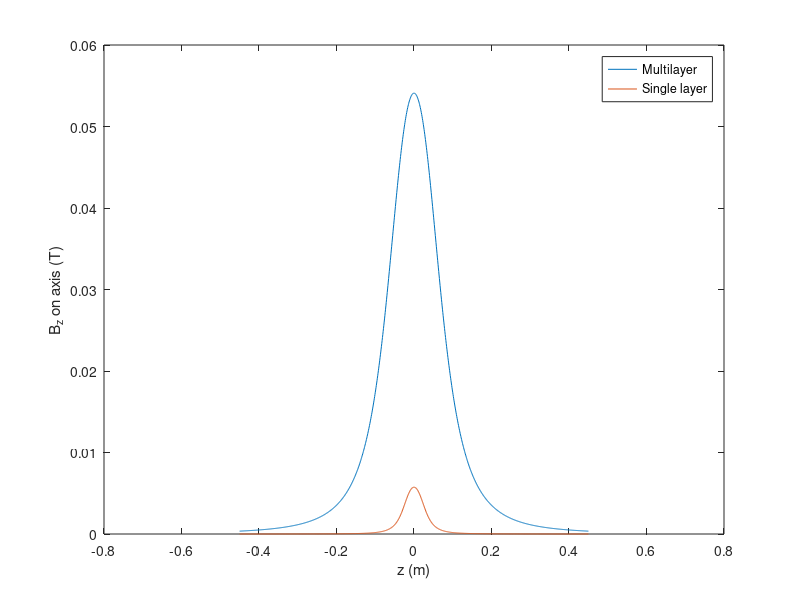

This chart was generated by the following MATLAB code: (Note: this script raises an error after producing the figure.)
%% Initial parameters
% Constants %
uo=4*pi*10^-7; % Diamagnetic vac const.H/mm
I=8; % Max current A
% Magnet field %
tic
% Estimated values %
a=99.5*10^-3; % Solenoid heigth 
b=41.8*10^-3; % Solenoid width 
ri=30*10^-3; % Solenoid inner radius
Ne=1000; % Number of windings
rm=ri+a/2;
ce=sqrt(-(b^2-a^2)/12);
re=rm*(1+(a^2)/(24*rm^2));
em=9.1*10^-31; % Electron mass
eq=1.6*10^-19; % Electron mass
vc=3*10^8;
ro=0.0272;
co=0;
No=541;
pz=sqrt(2*(3.5*10^6*eq)*em); % Given electron impulse
%
Bz = @(z, r,c, N) ((uo*N*I*((((r+i*c).^2)./(((z.^2)+(r+i*c).^2).^1.5))+(((r-i*c).^2)./(((z.^2)+(r-i*c).^2).^1.5)))/4));
Bzs =@(z, l, N, r) ((uo*N*I*((((z+l./2))./(sqrt((r.^2)+(z+l./2).^2)))-(((z-l./2))./(sqrt((r.^2)+(z-l./2).^2))))/2));
d1Bz=@(z,r,c,N) N.*(z.*1.0./((c.*1i-r).^2+z.^2).^(5.0./2.0).*(c.*1i-r).^2.*3.0+z.*1.0./(z.^2+(c.*1i+r).^2).^(5.0./2.0).*(c.*1i+r).^2.*3.0).*(-2.513274122871835e-6);
d2Bz=@(z,r,c,N)N.*(1.0./((c.*1i-r).^2+z.^2).^(5.0./2.0).*(c.*1i-r).^2.*3.0+1.0./(z.^2+(c.*1i+r).^2).^(5.0./2.0).*(c.*1i+r).^2.*3.0-z.^2.*1.0./((c.*1i-r).^2+z.^2).^(7.0./2.0).*(c.*1i-r).^2.*1.5e+1-z.^2.*1.0./(z.^2+(c.*1i+r).^2).^(7.0./2.0).*(c.*1i+r).^2.*1.5e+1).*(-2.513274122871835e-6);
F3= @(r,c, N) -integral(@(z) Bz3(z,r,c, N), -inf, inf)./2;
F4= @(r,c, N) integral(@(z) Bz4(z,r,c, N), -inf, inf);
F2= @(r,c, N) 2*integral(@(z) Bz2(z,r,c, N), 0, inf);
% 
xsol = linspace(-0.45,0.45,1024);
xsol = xsol(:);
figure(1)
plot( xsol, Bz(xsol, re, ce, Ne), xsol, Bzs(xsol, b, Ne, ri));
xlabel('z (m)');
ylabel('B_z on axis (T)');
legend('Multilayer','Single layer');
%
zsol= -0.4:0.0001:0.4;
xrsq= linspace(0000001,0.008,10^3);
xrsq=xrsq(:);
yc=linspace(0.000001,0.04,10^3);
yc=yc(:);
F3plot=@(r, c) abs(F3( r, c, No));
F3plot2=@(r, c) abs(F3(r,c, 1000));
F3plot05=@(r, c) abs(F3(r,c, 250));
figure( 3)
fmesh(F3plot, [0.02 0.04 0.000001 0.05])
hold on
fmesh(F3plot2, [0.02 0.04 0.000001 0.05])
fmesh(F3plot05, [0.02 0.04  0.000001 0.05])
xlabel('Rsq');
ylabel('c');
zlabel('F3'); 
hold off
figure(4)
plot(zsol, Bz(zsol, ro, co, No) )
figure( 5)
plot(zsol, d1Bz(zsol,  ro, co, No),zsol,d2Bz(zsol,  ro, co, No) )
legend('First der.','Second der.');